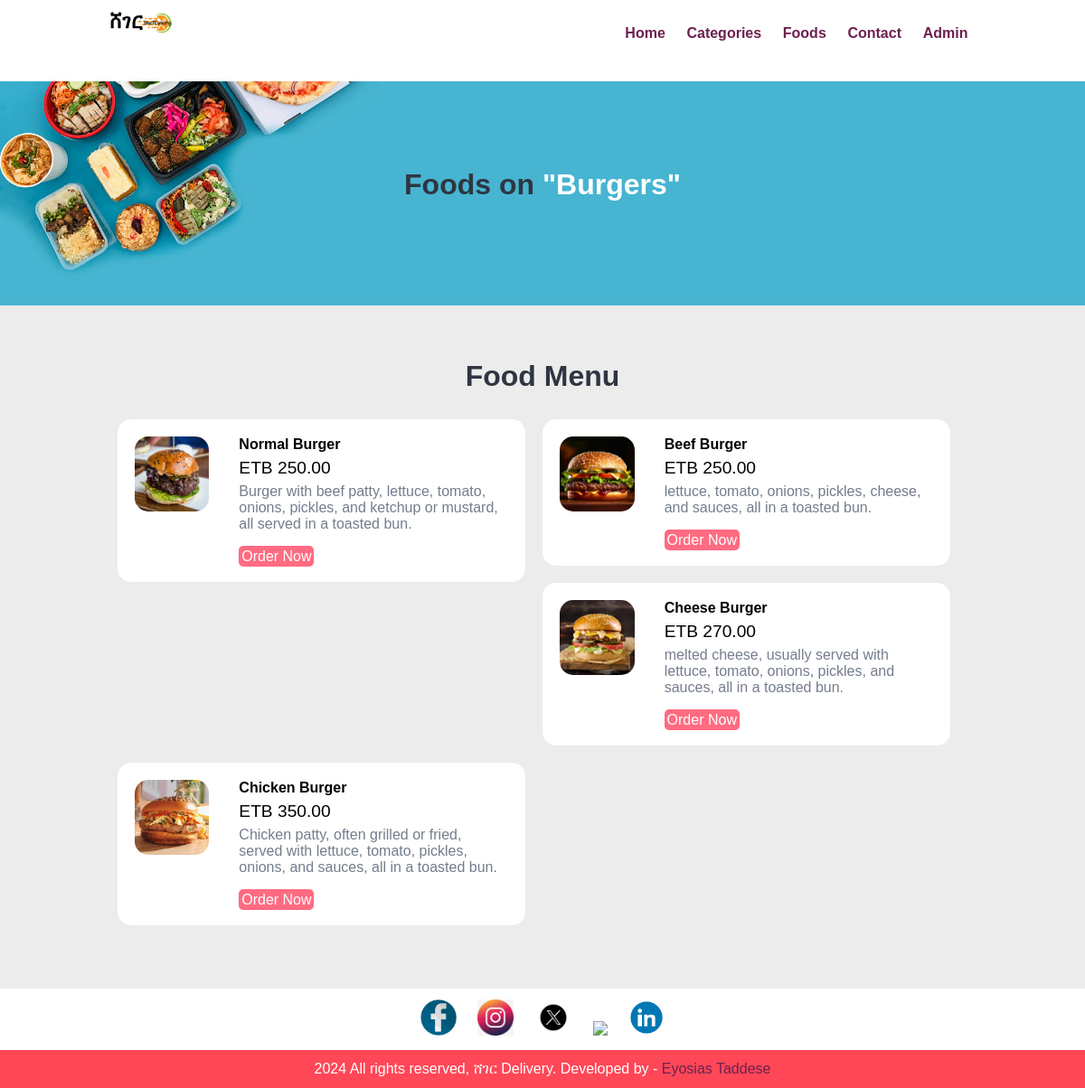
The page /category-foods.php?category_id=5 on the database its author committed.
### tables this page shows
CREATE TABLE `tbl_category` (
  `id` int(10) UNSIGNED NOT NULL,
  `title` varchar(100) NOT NULL,
  `image_name` varchar(255) NOT NULL,
  `featured` varchar(10) NOT NULL,
  `active` varchar(10) NOT NULL
);

CREATE TABLE `tbl_food` (
  `id` int(10) UNSIGNED NOT NULL,
  `title` varchar(100) NOT NULL,
  `description` text NOT NULL,
  `price` decimal(10,2) NOT NULL,
  `image_name` varchar(255) NOT NULL,
  `category_id` int(10) UNSIGNED NOT NULL,
  `featured` varchar(10) NOT NULL,
  `active` varchar(10) NOT NULL
);

### category-foods.php (the view, shortened to what this page needs)
<?php include('partials-front/menu.php'); ?>
<?php
    if(isset($_GET['category_id']))
    {
        $category_id = $_GET['category_id'];
        $sql = "SELECT title FROM tbl_category WHERE id=$category_id";
        $res = mysqli_query($conn, $sql);
        $row = mysqli_fetch_assoc($res);
        $category_title = $row['title'];
    }
    else
    {
        header('location:'.SITEURL);
    }
?>
<section class="food-search text-center">
    <div class="container">
        <h2>Foods on <a href="#" class="text-white">"<?php echo $category_title; ?>"</a></h2>
    </div>
</section>
<section class="food-menu">
    <div class="container">
        <h2 class="text-center">Food Menu</h2>
        <?php
            $sql2 = "SELECT * FROM tbl_food WHERE category_id=$category_id";
            $res2 = mysqli_query($conn, $sql2);
            $count2 = mysqli_num_rows($res2);
            if($count2>0)
            {
                while($row2=mysqli_fetch_assoc($res2))
                {
                    $id = $row2['id'];
                    $title = $row2['title'];
                    $price = $row2['price'];
                    $description = $row2['description'];
                    $image_name = $row2['image_name'];
                    ?>
                    <div class="food-menu-box">
                        <div class="food-menu-img">
                            <?php
                                if($image_name=="")
                                {
                                    echo "<div class='error'>Image not Available.</div>";
                                }
                                else
                                {
                                    ?>
                                    <img src="<?php echo SITEURL; ?>images/food/<?php echo $image_name; ?>" alt="Chicke Hawain Pizza" class="img-responsive img-curve">
                                    <?php
                                }
                            ?>
                        </div>
                        <div class="food-menu-desc">
                            <h4><?php echo $title; ?></h4>
                            <p class="food-price">ETB <?php echo $price; ?></p>
                            <p class="food-detail">
                                <?php echo $description; ?>
                            </p>
                            <br>
                            <a href="<?php echo SITEURL; ?>order.php?food_id=<?php echo $id; ?>" class="btn btn-primary">Order Now</a>
                        </div>
                    </div>
                    <?php
                }
            }
            else
            {
                echo "<div class='error'>Food not Available.</div>";
            }
        ?>
    </div>
</section>
<?php include('partials-front/footer.php'); ?>

### css/style.css (style rules this page uses)
* { margin: 0 0; padding: 0 0; font-family: Arial, Helvetica, sans-serif; }
.container { width: 80%; margin: 0 auto; padding: 1%; }
.img-responsive { width: 100%; }
.img-curve { border-radius: 15px; }
.text-center { text-align: center; }
.text-white { color: white; }
a { color: #6D214F; text-decoration: none; }
.btn { padding: 1%; border: none; font-size: 1rem; border-radius: 5px; }
.btn-primary { background-color: #ff6b81; color: white; cursor: pointer; }
h2 { color: #2f3542; font-size: 2rem; margin-bottom: 2%; }
.food-search { background-image: url(../images/bg.jpg); background-size: cover; background-repeat: no-repeat; background-position: center; padding: 7% 0; }
.food-menu { background-color: #ececec; padding: 4% 0; }
.food-menu-box { width: 43%; margin: 1%; padding: 2%; float: left; background-color: white; border-radius: 15px; }
.food-menu-img { width: 20%; float: left; }
.food-menu-desc { width: 70%; float: left; margin-left: 8%; }
.food-price { font-size: 1.2rem; margin: 2% 0; }
.food-detail { font-size: 1rem; color: #747d8c; }

### rows shown on the page
tbl_category: title "Burgers"
tbl_food: image_name (picture), title "Normal Burger", price "250.00", description "Burger with beef patty, lettuce, tomato, onions, pickles, and ketchup or mustard, all served in a toasted bun."
tbl_food: image_name (picture), title "Beef Burger", price "250.00", description "lettuce, tomato, onions, pickles, cheese, and sauces, all in a toasted bun."
tbl_food: image_name (picture), title "Cheese Burger", price "270.00", description "melted cheese, usually served with lettuce, tomato, onions, pickles, and sauces, all in a toasted bun."
tbl_food: image_name (picture), title "Chicken Burger", price "350.00", description "Chicken patty, often grilled or fried, served with lettuce, tomato, pickles, onions, and sauces, all in a toasted bun."
